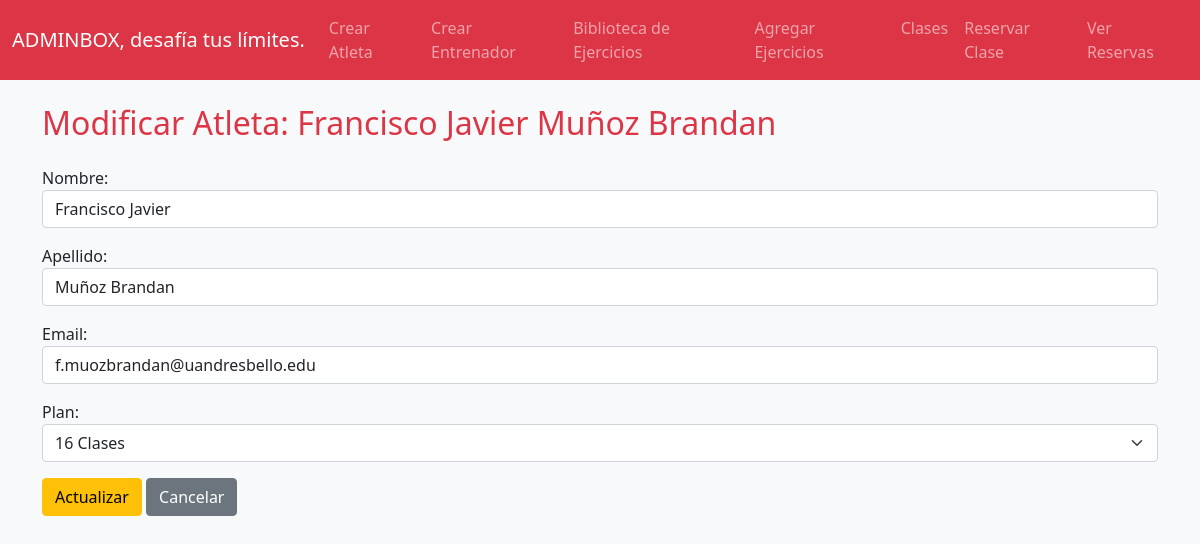
/modificar_atleta/1/, run on an earlier commit of the app's database.
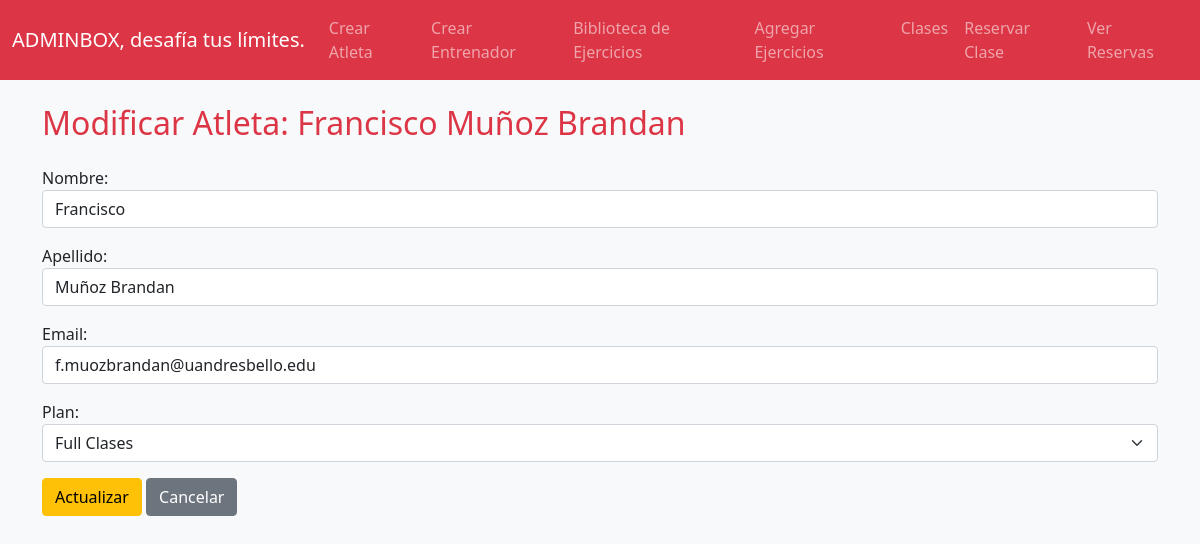
And on a later commit of the database.
### gym_app/models.py (models this page shows, shortened)
class Atleta(models.Model):
    nombre = models.CharField(max_length=50)
    apellido = models.CharField(max_length=50)
    email = models.EmailField(max_length=100)
    plan = models.IntegerField(choices=Categoria.Planes)

### gym_app/views.py (the view)
# urls.py: path('modificar_atleta/<int:pk>/', views.modificar_atleta, name='modificar_atleta'),
def modificar_atleta(request, pk):
    atleta = get_object_or_404(Atleta, pk=pk)
    if request.method == 'POST':
        form = AtletaForm(request.POST, instance=atleta)
        if form.is_valid():
            form.save()
            return redirect('menu')
    else:
        form = AtletaForm(instance=atleta)
    return render(request, 'update_atleta.html', {'form': form, 'atleta': atleta})

### gym_app/forms.py
class AtletaForm(forms.ModelForm):
    class Meta:
        model = Atleta
        fields = ['nombre', 'apellido', 'email','plan']
        widgets = {
            'nombre': forms.TextInput(attrs={'class': 'form-control', 'placeholder': 'Nombre'}),
            'apellido': forms.TextInput(attrs={'class': 'form-control', 'placeholder': 'Apellido'}),
            'email': forms.EmailInput(attrs={'class': 'form-control', 'placeholder': 'Email'}),
            'plan': forms.Select(attrs={'class': 'form-select'}),
        }

### gym_app/templates/update_atleta.html (shortened to what this page needs)
{% extends 'base.html' %}
{% block content %}
  <h2 class="mb-4" style="color: #dc3545;">Modificar Atleta: {{ atleta.nombre }} {{ atleta.apellido }}</h2>
  <form method="POST">
    {{ form.as_p }}
    <button class="btn btn-warning" type="submit">Actualizar</button>
    <a class="btn btn-secondary" href="{% url 'menu' %}">Cancelar</a>
  </form>
{% endblock %}

What changed in the data, as far as the page shows it:
changed Atleta "Muñoz Brandan": nombre "Francisco Javier" → "Francisco"; plan "16 Clases" → "Full Clases"
